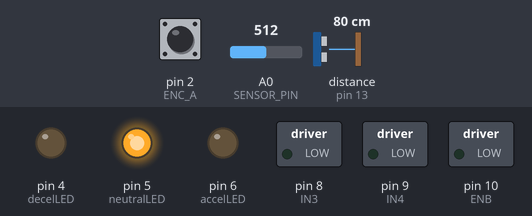
Simulated run of this sketch. Board: Arduino Uno, built with avr-gcc and run on an emulated ATmega328P. Parts: switched loads named in the sketch (green lamp = pin HIGH), output pins drawn as LEDs (lit = HIGH). Inputs (shaded band) come from the test bench; at power-on: pin 2 (ENC_A) HIGH, A0 (SENSOR_PIN) = 512, distance to the obstacle (sensor on pin 13) 80 cm. The echo pulse lasts 58.3 µs per cm; what the sketch prints to the serial monitor is not drawn.

Above: at 0.2 s.
Timing chart, 0 to 1.7 s (numbered marks = the images above):
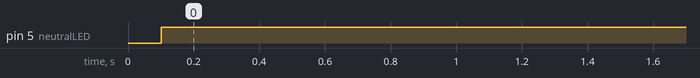

The sketch:

mpc-test.ino
```cpp
#include <NewPing.h>

// =====================================
// Arduino sensor/actuator node for Python MPC
// L298N + HC-SR04 + pedal + encoder
// with pedal filtering + state LEDs
// =====================================

// ---------- Pedal ----------
const int SENSOR_PIN = A0;

// Pedal filter parameters
float pedalFiltered = 0.0;
const float PEDAL_ALPHA = 0.15;   // 0.10 = stronger smoothing, 0.25 = lighter smoothing
int lastPedalPercent = 0;
const int PEDAL_DEADBAND = 1;     // suppress tiny 1% jitter

// ---------- Motor pins (L298N) ----------
const int IN3 = 8;
const int IN4 = 9;
const int ENB = 10;

// ---------- State indicator LEDs ----------
const int accelLED = 6;
const int decelLED = 4;
const int neutralLED = 5;
float prevAbsRPM = 0.0;
const float RPM_CHANGE_THRESHOLD = 80.0;
const float STOP_RPM_THRESHOLD = 6.0;

// ---------- Ultrasonic (HC-SR04) ----------
const int MAX_DISTANCE_CM = 150;
const int TRIGGER_PIN = 12;
const int ECHO_PIN = 13;
NewPing sonar(TRIGGER_PIN, ECHO_PIN, MAX_DISTANCE_CM);

// ---------- Encoder ----------
const int ENC_A = 2;
const int ENC_B = 3;
volatile long encoderCount = 0;
const float CPR = 32.0;

// ---------- Timing ----------
const unsigned long TELEMETRY_PERIOD_MS = 100;
unsigned long lastTelemetryMs = 0;

unsigned long lastRPMMs = 0;
long lastCountForRPM = 0;
float rpm = 0.0;

// ---------- Command from Python ----------
String inputLine = "";
String currentMode = "COAST";
int currentPWM255 = 0;

// ---------- Encoder ISR ----------
void encoderISR_A() {
  int a = digitalRead(ENC_A);
  int b = digitalRead(ENC_B);

  if (a == b) encoderCount++;
  else encoderCount--;
}

// ---------- LED helper ----------
void updateStateLEDsFromEncoder(float currentRPM, float previousAbsRPM) {
  float absRPM = abs(currentRPM);
  float rpmChange = absRPM - previousAbsRPM;

  // If motor is basically stopped, show neutral
  if (absRPM < STOP_RPM_THRESHOLD) {
    digitalWrite(accelLED, LOW);
    digitalWrite(decelLED, LOW);
    digitalWrite(neutralLED, HIGH);
  }
  // Speed is increasing
  else if (rpmChange > RPM_CHANGE_THRESHOLD) {
    digitalWrite(accelLED, HIGH);
    digitalWrite(decelLED, LOW);
    digitalWrite(neutralLED, LOW);
  }
  // Speed is decreasing
  else if (rpmChange < -RPM_CHANGE_THRESHOLD) {
    digitalWrite(accelLED, LOW);
    digitalWrite(decelLED, HIGH);
    digitalWrite(neutralLED, LOW);
  }
  // Speed is roughly constant
  else {
    digitalWrite(accelLED, LOW);
    digitalWrite(decelLED, LOW);
    digitalWrite(neutralLED, HIGH);
  }
}

// ---------- Motor helpers ----------
void forwardDrive(int pwm255) {
  pwm255 = constrain(pwm255, 0, 255);
  digitalWrite(IN3, HIGH);
  digitalWrite(IN4, LOW);
  analogWrite(ENB, pwm255);
}

void reverseBrake(int pwm255) {
  pwm255 = constrain(pwm255, 0, 255);
  digitalWrite(IN3, LOW);
  digitalWrite(IN4, HIGH);
  analogWrite(ENB, pwm255);
}

void coastStop() {
  analogWrite(ENB, 0);
  digitalWrite(IN3, LOW);
  digitalWrite(IN4, LOW);
}

void applyCommand() {
  if (currentMode == "DRIVE") {
    forwardDrive(currentPWM255);
  }
  else if (currentMode == "BRAKE") {
    reverseBrake(currentPWM255);
  }
  else {
    coastStop();
  }
}

void parseCommand(String line) {
  line.trim();
  if (!line.startsWith("CMD,")) return;

  int p1 = line.indexOf(',');
  int p2 = line.indexOf(',', p1 + 1);
  if (p2 < 0) return;

  String modeStr = line.substring(p1 + 1, p2);
  String pwmStr  = line.substring(p2 + 1);

  currentMode = modeStr;
  currentPWM255 = constrain(pwmStr.toInt(), 0, 255);

  applyCommand();
}

void setup() {
  Serial.begin(115200);

  pinMode(IN3, OUTPUT);
  pinMode(IN4, OUTPUT);
  pinMode(ENB, OUTPUT);

  pinMode(accelLED, OUTPUT);
  pinMode(decelLED, OUTPUT);
  pinMode(neutralLED, OUTPUT);

  pinMode(ENC_A, INPUT_PULLUP);
  pinMode(ENC_B, INPUT_PULLUP);
  attachInterrupt(digitalPinToInterrupt(ENC_A), encoderISR_A, CHANGE);

  // Initialize pedal filter with the first raw reading
  pedalFiltered = analogRead(SENSOR_PIN);

  coastStop();

  lastTelemetryMs = millis();
  lastRPMMs = millis();

  Serial.println("READY");
}

void loop() {
  // ---------- Receive command from Python ----------
  while (Serial.available()) {
    char c = (char)Serial.read();
    if (c == '\n' || c == '\r') {
      if (inputLine.length() > 0) {
        parseCommand(inputLine);
        inputLine = "";
      }
    } else {
      inputLine += c;
    }
  }

  unsigned long now = millis();

  // ---------- Update RPM ----------
if (now - lastRPMMs >= TELEMETRY_PERIOD_MS) {
  noInterrupts();
  long countNow = encoderCount;
  interrupts();

  long deltaCount = countNow - lastCountForRPM;
  float dt = (now - lastRPMMs) / 1000.0;

  if (dt > 0) {
    rpm = (deltaCount / CPR) / dt * 60.0;
  }

  // Update LEDs based on encoder speed change
  updateStateLEDsFromEncoder(rpm, prevAbsRPM);
  prevAbsRPM = abs(rpm);

  lastCountForRPM = countNow;
  lastRPMMs = now;
}

  // ---------- Send telemetry ----------
  if (now - lastTelemetryMs >= TELEMETRY_PERIOD_MS) {
    // Raw pedal read
    int rawPedal = analogRead(SENSOR_PIN);

    // Exponential low-pass filter
    pedalFiltered = PEDAL_ALPHA * rawPedal + (1.0 - PEDAL_ALPHA) * pedalFiltered;

    // Map filtered value to percent
    int pedalPercent = map((int)pedalFiltered, 168, 869, 0, 100);
    pedalPercent = constrain(pedalPercent, 0, 100);

    // Small deadband to suppress tiny jitter
    if (abs(pedalPercent - lastPedalPercent) <= PEDAL_DEADBAND) {
      pedalPercent = lastPedalPercent;
    }
    lastPedalPercent = pedalPercent;

    int distanceCm = sonar.ping_cm();
    if (distanceCm == 0) distanceCm = MAX_DISTANCE_CM;

    Serial.print("TEL,");
    Serial.print(now);
    Serial.print(",");
    Serial.print(pedalPercent);
    Serial.print(",");
    Serial.print(distanceCm);
    Serial.print(",");
    Serial.println(rpm, 2);

    lastTelemetryMs = now;
  }
}
```

Measured:
- by itself, pin 5 (neutralLED): LOW → HIGH at 0.10 s
